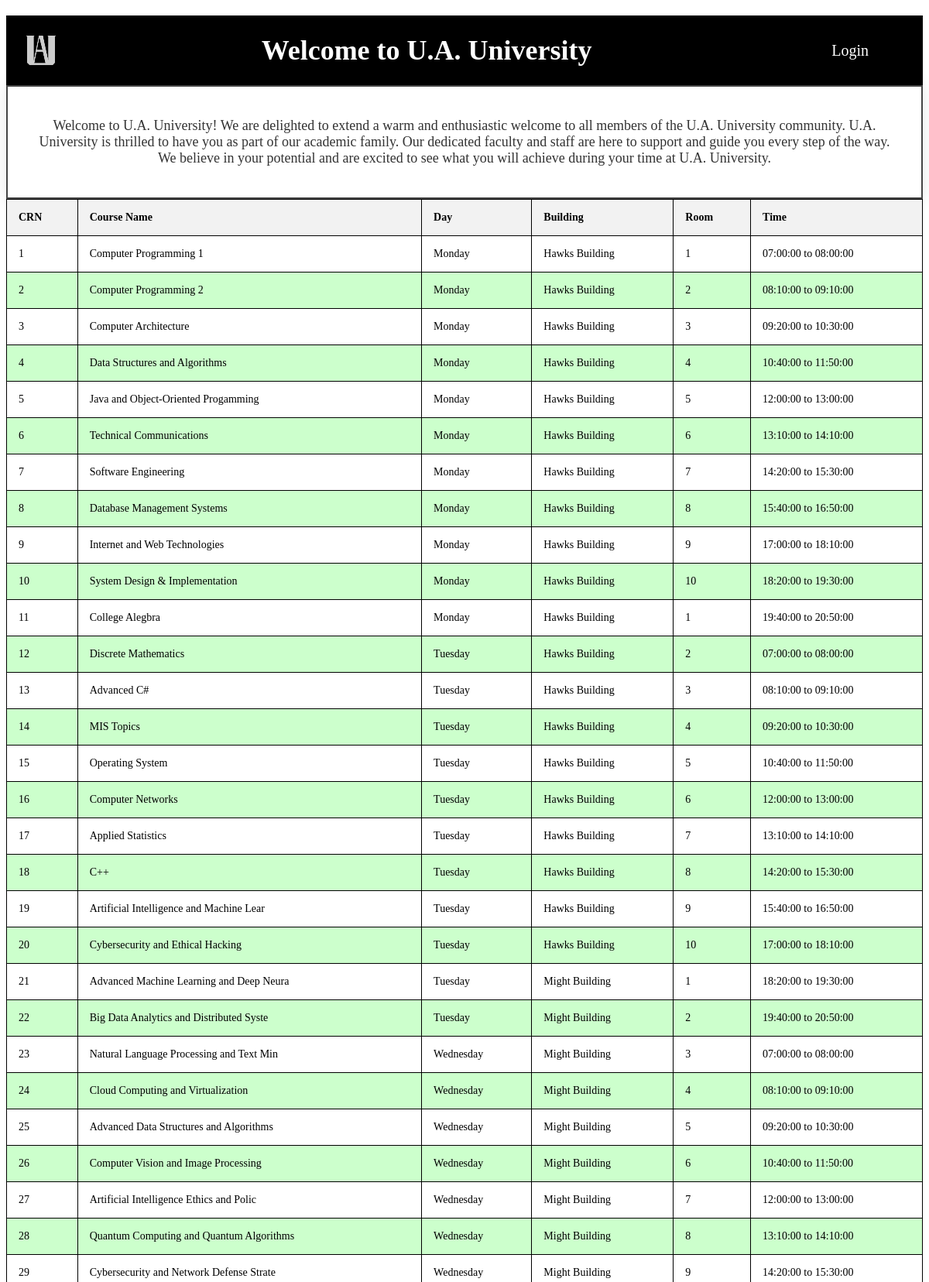
The page /Systemsproject/Systemsproject/Home_Page1.php (upper part) on the database its author committed.
### tables this page shows
CREATE TABLE `coursesection` (
  `CRN` int(11) NOT NULL,
  `CourseID` varchar(25) DEFAULT NULL,
  `SectionNum` int(11) DEFAULT NULL,
  `FacultyID` int(11) DEFAULT NULL,
  `TimeSlotID` varchar(100) DEFAULT NULL,
  `RoomID` varchar(25) DEFAULT NULL,
  `SemesterID` int(11) DEFAULT NULL,
  `AvailableSeats` int(11) DEFAULT NULL
);

CREATE TABLE `masterschedule` (
  `ScheduleID` int(11) NOT NULL,
  `CourseID` varchar(100) DEFAULT NULL,
  `CourseName` varchar(40) NOT NULL,
  `Day` varchar(10) DEFAULT NULL,
  `Time` varchar(20) DEFAULT NULL,
  `Bldg` varchar(50) DEFAULT NULL,
  `Room` varchar(50) DEFAULT NULL
);

CREATE TABLE `day` (
  `DayID` int(11) NOT NULL,
  `WeekDay` varchar(100) DEFAULT NULL
);

CREATE TABLE `building` (
  `BuildingID` varchar(25) NOT NULL,
  `BuildingName` varchar(100) DEFAULT NULL,
  `BuildingType` varchar(100) DEFAULT NULL
);

CREATE TABLE `room` (
  `RoomID` varchar(25) NOT NULL,
  `BuildingID` varchar(25) NOT NULL,
  `RoomNum` int(11) DEFAULT NULL,
  `RoomType` varchar(50) DEFAULT NULL
);

CREATE TABLE `periodd` (
  `PeriodID` int(11) NOT NULL,
  `StartTime` time DEFAULT NULL,
  `EndTime` time DEFAULT NULL
);

### Systemsproject/Systemsproject/Home_Page1.php (the view, shortened to what this page needs)
<?php
@include 'config1.php';
$query = "SELECT coursesection.CRN, coursesection.CourseID, coursesection.AvailableSeats, timeslot.TimeSlotID, day.Weekday, masterschedule.CourseName, room.RoomNum, building.BuildingName, periodd.StartTime, periodd.EndTime
          FROM coursesection
          JOIN timeslot ON coursesection.TimeSlotID = timeslot.TimeSlotID
          JOIN day ON timeslot.DayID = day.DayID
          JOIN masterschedule ON coursesection.CourseID = masterschedule.CourseID
          JOIN periodd ON timeslot.PeriodID = periodd.PeriodID
          JOIN room ON coursesection.RoomID = room.RoomID
          JOIN building ON room.BuildingID = building.BuildingID
          ORDER BY coursesection.CRN ASC";
$result = mysqli_query($conn, $query);
$courses = [];
while ($row = mysqli_fetch_assoc($result)) {
    $courses[] = $row;
}
?>
<!DOCTYPE html>
<html lang="en">
<head>
</head>
<body>
</head>
<body>
   <div class="header">
      <img src="ua.png" alt="U.A. Logo" class="logo">
      <h1>Welcome to U.A. University</h1>
      <div class="button-container">
         <a href="login_form1.php" class="btn">Login</a>
      </div>
   </div>
   <div class="welcome-statement">
      Welcome to U.A. University! We are delighted to extend a warm and enthusiastic welcome to all members of the U.A. University community. U.A. University is thrilled to have you as part of our academic family. Our dedicated faculty and staff are here to support and guide you every step of the way. We believe in your potential and are excited to see what you will achieve during your time at U.A. University.
   </div>
</body>
</html>
<body>
   <table>
      <thead>
         <tr>
            <th>CRN</th>
            <th>Course Name</th>
            <th>Day</th>
            <th>Building</th>
            <th>Room</th>
            <th>Time</th>
         </tr>
      </thead>
      <tbody>
         <?php foreach ($courses as $course): ?>
            <tr>
               <td><?php echo $course['CRN']; ?></td>
               <td><?php echo $course['CourseName']; ?></td>
               <td><?php echo $course['Weekday']; ?></td>
               <td><?php echo $course['BuildingName']; ?></td>
               <td><?php echo $course['RoomNum']; ?></td>
               <td><?php echo $course['StartTime'] . " to " . $course['EndTime']; ?></td>
            </tr>
         <?php endforeach; ?>
      </tbody>
   </table>
</body>
</html>

### Systemsproject/Systemsproject/Home_Page1.php (style rules this page uses)
.header { background: #000; color: #fff; padding: 20px; background-color: #000; text-align: left; margin-top: 20px; display: flex; justify-content: space-between; align-items: center; }
.header h1 { font-size: 36px; margin: 0; }
.header .logo { width: 50px; height: 50px; }
.button-container { display: flex; align-items: center; }
.button-container .btn { display: inline-block; padding: 10px 30px; font-size: 20px; background: #000; color: #fff; margin: 0 20px; text-transform: capitalize; text-decoration: none; border-radius: 5px; background-color: #000; }
.welcome-statement { color: #333; font-size: 18px; padding: 40px; text-align: center; font-family: 'Poppins', cursive; border: 2px solid #444; box-shadow: 0 0 20px rgba(0, 0, 0, 0.1); }
table { width: 100%; max-width: 100%; border-collapse: collapse; table-layout: auto; }
th, td { border: 1px solid #000; padding: 15px; text-align: left; font-size: 14px; word-wrap: break-word; }
th { background-color: #f2f2f2; }
tr:nth-child(even) { background-color: #ccffcc; }

### rows shown on the page
coursesection: CRN "1", masterschedule.CourseName "Computer Programming 1", day.WeekDay "Monday", building.BuildingName "Hawks Building", room.RoomNum "1", periodd.StartTime "07:00:00", periodd.EndTime "08:00:00"
coursesection: CRN "2", masterschedule.CourseName "Computer Programming 2", day.WeekDay "Monday", building.BuildingName "Hawks Building", room.RoomNum "2", periodd.StartTime "08:10:00", periodd.EndTime "09:10:00"
coursesection: CRN "3", masterschedule.CourseName "Computer Architecture", day.WeekDay "Monday", building.BuildingName "Hawks Building", room.RoomNum "3", periodd.StartTime "09:20:00", periodd.EndTime "10:30:00"
coursesection: CRN "4", masterschedule.CourseName "Data Structures and Algorithms", day.WeekDay "Monday", building.BuildingName "Hawks Building", room.RoomNum "4", periodd.StartTime "10:40:00", periodd.EndTime "11:50:00"
coursesection: CRN "5", masterschedule.CourseName "Java and Object-Oriented Progamming", day.WeekDay "Monday", building.BuildingName "Hawks Building", room.RoomNum "5", periodd.StartTime "12:00:00", periodd.EndTime "13:00:00"
coursesection: CRN "6", masterschedule.CourseName "Technical Communications", day.WeekDay "Monday", building.BuildingName "Hawks Building", room.RoomNum "6", periodd.StartTime "13:10:00", periodd.EndTime "14:10:00"
coursesection: CRN "7", masterschedule.CourseName "Software Engineering", day.WeekDay "Monday", building.BuildingName "Hawks Building", room.RoomNum "7", periodd.StartTime "14:20:00", periodd.EndTime "15:30:00"
coursesection: CRN "8", masterschedule.CourseName "Database Management Systems", day.WeekDay "Monday", building.BuildingName "Hawks Building", room.RoomNum "8", periodd.StartTime "15:40:00", periodd.EndTime "16:50:00"
coursesection: CRN "9", masterschedule.CourseName "Internet and Web Technologies", day.WeekDay "Monday", building.BuildingName "Hawks Building", room.RoomNum "9", periodd.StartTime "17:00:00", periodd.EndTime "18:10:00"
coursesection: CRN "10", masterschedule.CourseName "System Design & Implementation", day.WeekDay "Monday", building.BuildingName "Hawks Building", room.RoomNum "10", periodd.StartTime "18:20:00", periodd.EndTime "19:30:00"
coursesection: CRN "11", masterschedule.CourseName "College Alegbra", day.WeekDay "Monday", building.BuildingName "Hawks Building", room.RoomNum "1", periodd.StartTime "19:40:00", periodd.EndTime "20:50:00"
coursesection: CRN "12", masterschedule.CourseName "Discrete Mathematics", day.WeekDay "Tuesday", building.BuildingName "Hawks Building", room.RoomNum "2", periodd.StartTime "07:00:00", periodd.EndTime "08:00:00"
coursesection: CRN "13", masterschedule.CourseName "Advanced C#", day.WeekDay "Tuesday", building.BuildingName "Hawks Building", room.RoomNum "3", periodd.StartTime "08:10:00", periodd.EndTime "09:10:00"
coursesection: CRN "14", masterschedule.CourseName "MIS Topics", day.WeekDay "Tuesday", building.BuildingName "Hawks Building", room.RoomNum "4", periodd.StartTime "09:20:00", periodd.EndTime "10:30:00"
coursesection: CRN "15", masterschedule.CourseName "Operating System", day.WeekDay "Tuesday", building.BuildingName "Hawks Building", room.RoomNum "5", periodd.StartTime "10:40:00", periodd.EndTime "11:50:00"
coursesection: CRN "16", masterschedule.CourseName "Computer Networks", day.WeekDay "Tuesday", building.BuildingName "Hawks Building", room.RoomNum "6", periodd.StartTime "12:00:00", periodd.EndTime "13:00:00"
coursesection: CRN "17", masterschedule.CourseName "Applied Statistics", day.WeekDay "Tuesday", building.BuildingName "Hawks Building", room.RoomNum "7", periodd.StartTime "13:10:00", periodd.EndTime "14:10:00"
coursesection: CRN "18", masterschedule.CourseName "C++", day.WeekDay "Tuesday", building.BuildingName "Hawks Building", room.RoomNum "8", periodd.StartTime "14:20:00", periodd.EndTime "15:30:00"
coursesection: CRN "19", masterschedule.CourseName "Artificial Intelligence and Machine Lear", day.WeekDay "Tuesday", building.BuildingName "Hawks Building", room.RoomNum "9", periodd.StartTime "15:40:00", periodd.EndTime "16:50:00"
coursesection: CRN "20", masterschedule.CourseName "Cybersecurity and Ethical Hacking", day.WeekDay "Tuesday", building.BuildingName "Hawks Building", room.RoomNum "10", periodd.StartTime "17:00:00", periodd.EndTime "18:10:00"
coursesection: CRN "21", masterschedule.CourseName "Advanced Machine Learning and Deep Neura", day.WeekDay "Tuesday", building.BuildingName "Might Building", room.RoomNum "1", periodd.StartTime "18:20:00", periodd.EndTime "19:30:00"
coursesection: CRN "22", masterschedule.CourseName "Big Data Analytics and Distributed Syste", day.WeekDay "Tuesday", building.BuildingName "Might Building", room.RoomNum "2", periodd.StartTime "19:40:00", periodd.EndTime "20:50:00"
coursesection: CRN "23", masterschedule.CourseName "Natural Language Processing and Text Min", day.WeekDay "Wednesday", building.BuildingName "Might Building", room.RoomNum "3", periodd.StartTime "07:00:00", periodd.EndTime "08:00:00"
coursesection: CRN "24", masterschedule.CourseName "Cloud Computing and Virtualization", day.WeekDay "Wednesday", building.BuildingName "Might Building", room.RoomNum "4", periodd.StartTime "08:10:00", periodd.EndTime "09:10:00"
coursesection: CRN "25", masterschedule.CourseName "Advanced Data Structures and Algorithms", day.WeekDay "Wednesday", building.BuildingName "Might Building", room.RoomNum "5", periodd.StartTime "09:20:00", periodd.EndTime "10:30:00"
coursesection: CRN "26", masterschedule.CourseName "Computer Vision and Image Processing", day.WeekDay "Wednesday", building.BuildingName "Might Building", room.RoomNum "6", periodd.StartTime "10:40:00", periodd.EndTime "11:50:00"
coursesection: CRN "27", masterschedule.CourseName "Artificial Intelligence Ethics and Polic", day.WeekDay "Wednesday", building.BuildingName "Might Building", room.RoomNum "7", periodd.StartTime "12:00:00", periodd.EndTime "13:00:00"
coursesection: CRN "28", masterschedule.CourseName "Quantum Computing and Quantum Algorithms", day.WeekDay "Wednesday", building.BuildingName "Might Building", room.RoomNum "8", periodd.StartTime "13:10:00", periodd.EndTime "14:10:00"
coursesection: CRN "29", masterschedule.CourseName "Cybersecurity and Network Defense Strate", day.WeekDay "Wednesday", building.BuildingName "Might Building", room.RoomNum "9", periodd.StartTime "14:20:00", periodd.EndTime "15:30:00"
